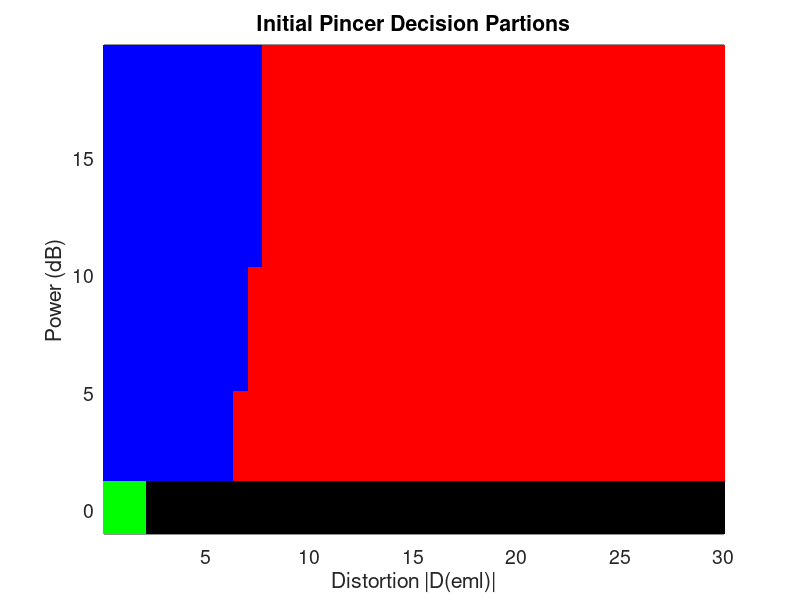

The MATLAB script that drew this image: (Note: this script raises an error after producing the figure.)
% create the evalution grid & evalate p(zk)incer
% Author: Jason Gross
%clc; clear; close all;
%load pincerMonteCarloData11.mat
costType=1; % variable cost in theta 2, fixed 1, misclass 0
SAVEFIGS=0;
tau_eml=0.3;
power=-1.2:.35:20;
deml=0:.35:40;
[demlR,powerR]=meshgrid(deml,power);

% start a reasonable partition based on visual
% inspection of the scatter plot for initial deicison

% clean D=>[0,4) P=>[-1,1)
% multipath D=>[4,11] P=>[-1,1)
% jam  D=>[0,4) P=>[1,20]
% spoof D=>[4,35] P=>[1,20] && D=>[11,35] P=>[-1,1]

pincerDecision=zeros(size(demlR));
for i=1:length(power)
    for j=1:length(deml)
        if(power(i)<1 && deml(j)<2)
            pincerDecision(i,j)=1;
        elseif (power(i)<1)
            if(deml(j)>=2 && deml(j)<15)
                pincerDecision(i,j)=2;
            else
                pincerDecision(i,j)=2;
            end
        elseif (power(i)>=1 && power(i)<=5 && deml(j)>=6)
            pincerDecision(i,j)=3;
        elseif (power(i)>=5 && power(i)<=10 && deml(j)>=7)
            pincerDecision(i,j)=3;
        elseif (power(i)>=10 && deml(j)>=7.5)
            pincerDecision(i,j)=3;
        else
            pincerDecision(i,j)=4;
        end
    end
end

mymap=[0 1 0; 0 0 0; 1 0 0; 0 0 1];

figure

colormap(mymap);
h=pcolor(deml,power,pincerDecision);
set(h, 'EdgeColor', 'none');
xlabel('Distortion |D(eml)|')
ylabel('Power (dB)')
xlim([.05 30])
ylim([-1 19.8])
set(gca,'FontSize',14)
title('Initial Pincer Decision Partions')


%  go through all the simulated observations and determine the grid
%  location, or GridKey.  Keeping track of these will speed up the cost
%  optimzation
dataKeys=zeros(Np,Nm);
powerSimObs=zeros(Np,Nm);
demlSimObs=zeros(Np,Nm);
thetas=zeros(Np,Nm);

deltaThetas=zeros(Np,Nm);
deltaTaus=zeros(Np,Nm);
etadBs=zeros(Np,Nm);

for i=1:Np
    for j=1:Nm
        PLinNoisey= 10^(pincerObsOut(i,j).P/10);
        P_WRT_Nom=10*log10(PLinNoisey/PNomLin);
        p=P_WRT_Nom;
        d=norm(pincerObsOut(i,j).d);
        
        [c powBinLocation] = min(abs(power-p));
        [c demlBinLocation] = min(abs(deml-d));
        
        % determine unique 1D key within the 2D grid
        dataKeys(i,j)=(demlBinLocation)*length(deml)+powBinLocation;
        powerSimObs(i,j)=p;
        demlSimObs(i,j)=d;
        % although there is only one unique theta per set of Nm obs
        % storing this way makes keying the data easier in the next step
        thetas(i,j)=thetaKeys(i);
        deltaThetas(i,j)=obsSimConfigs(i).Delta_theta;
        deltaTaus(i,j)=obsSimConfigs(i).Delta_tau;
        etadBs(i,j)=obsSimConfigs(i).etadB;
        
    end
end

% go through all sim obs & determine the cost of the sim obs and all other sim obs of the same key
% also check cost if other hypotheses were accepted
% would the cost be reduced by accepting a different hypothesis. If so, change the
% deicison.  for efficiency, keep track of the keys that have been checked

keysAlreadyChecked=[];
changedDecisionIndex=1;
if(SAVEFIGS)
    figSaveStr=sprintf('pincerDec%08d.png',changedDecisionIndex);
    saveas(gcf,figSaveStr);
end
costChange=0;
firstIteration=1;
lastPincerDecision=pincerDecision;
while(sum(sum(pincerDecision-lastPincerDecision))~=0 || firstIteration==1 )
    firstIteration=0;
    lastPincerDecision=pincerDecision;
    for i=1:Np
        for j=1:Nm
            key=dataKeys(i,j);
            % only check each grid key once
            if find(key==keysAlreadyChecked)
                continue
            end
            % determine if on a decision boundary, if not, continue
            
            onDecisionBoundary=0;
            powLoc=mod(key,length(deml));
            
            demlLoc=floor((key)/length(deml));
            if((demlLoc>1))&& (demlLoc<length(deml)) &&( (powLoc>1)&&(powLoc<length(power)))
                % disp('Here')
                if powLoc<length(power)
                    if(pincerDecision(powLoc,demlLoc)~=pincerDecision(powLoc+1,demlLoc))
                        onDecisionBoundary=1;
                    end
                end
                if powLoc<length(power) && demlLoc<length(deml)
                    if (pincerDecision(powLoc,demlLoc)~=pincerDecision(powLoc+1,demlLoc+1))
                        onDecisionBoundary=1;
                    end
                end
                if(demlLoc<length(deml))
                    if (pincerDecision(powLoc,demlLoc)~=pincerDecision(powLoc,demlLoc+1))
                        onDecisionBoundary=1;
                    end
                end
                if(powLoc>1)
                    if (pincerDecision(powLoc,demlLoc)~=pincerDecision(powLoc-1,demlLoc))
                        onDecisionBoundary=1;
                    end
                end
                if(demlLoc>1)
                    if (pincerDecision(powLoc,demlLoc)~=pincerDecision(powLoc,demlLoc-1))
                        onDecisionBoundary=1;
                    end
                end
                if(demlLoc>1 && powLoc>1)
                    if (pincerDecision(powLoc,demlLoc)~=pincerDecision(powLoc-1,demlLoc-1))
                        onDecisionBoundary=1;
                    end
                end
                if(powLoc<length(power) && demlLoc>1)
                    if (pincerDecision(powLoc,demlLoc)~=pincerDecision(powLoc+1,demlLoc-1))
                        onDecisionBoundary=1;
                    end
                end
                if(powLoc>1 && demlLoc<length(deml))
                    if (pincerDecision(powLoc,demlLoc)~=pincerDecision(powLoc-1,demlLoc+1))
                        onDecisionBoundary=1;
                    end
                end
            end
            if(onDecisionBoundary==0)
                continue
            else
                disp('Evaluating')
            end
            
            keysAlreadyChecked=[keysAlreadyChecked key];
            
            % evaluate cost of current decision and all the others
            % for this grid key
            decisionOfGridKey=interp2(demlR,powerR,pincerDecision,...
                demlSimObs(i,j),powerSimObs(i,j),'nearest');
            
            thetasInGridKey=thetas(dataKeys==key);
            etadBsinGridKey=etadBs(dataKeys==key);
            deltaTauIAsInGridKey=deltaTaus(dataKeys==key);
            deltaThetaIAsInGridKey=deltaThetas(dataKeys==key);
            
            currentCost=0;
            otherDecisions=find([1,2,3,4]~=decisionOfGridKey);
            otherDecisionCosts=[0,0,0];
            
            for k=1:length(thetasInGridKey)
                %% this constant cost mat is what will need to be made variable
                currentCost=currentCost+pincerCostFunction(decisionOfGridKey,...
                    thetasInGridKey(k)+1, etadBsinGridKey(k) ,deltaTauIAsInGridKey(k), ...
                    deltaThetaIAsInGridKey(k),tau_eml,costType);
                
                for l=1:length(otherDecisions)
                    otherDecisionCosts(l)=otherDecisionCosts(l)+pincerCostFunction(otherDecisions(l),...
                        thetasInGridKey(k)+1,etadBsinGridKey(k) ,...
                        deltaTauIAsInGridKey(k), deltaThetaIAsInGridKey(k),tau_eml,costType);
                end
            end
            
            % determine if cost can be reduced, if so, accept lowest cost
            if(sum(otherDecisionCosts<currentCost))
                newDecision=otherDecisions(otherDecisionCosts==min(otherDecisionCosts));
                disp([j,i])
                % get grid location from key
                
                powLoc=mod(key,length(deml));
                %powLoc=powBinLoc+1;
                demlLoc=floor((key)/length(deml));
                
                %disp('Loc')
                %disp([demlLoc powLoc])
                pincerDecision(powLoc,demlLoc)=newDecision(1);
                changedDecisionIndex=changedDecisionIndex+1;
                %save the cost improvement history for plotting
                costChange(changedDecisionIndex)=costChange(changedDecisionIndex-1)+...
                    (currentCost-min(otherDecisionCosts));
                
                colormap(mymap);
                h=pcolor(deml,power,pincerDecision);
                set(h, 'EdgeColor', 'none');
                xlabel('Distortion |D(eml)|')
                ylabel('Power (dB)')
                xlim([.05 30])
                set(gca,'FontSize',14)
                if(SAVEFIGS)
                    figSaveStr=sprintf('pincerDec%08d.png',changedDecisionIndex);
                    saveas(gcf,figSaveStr);
                end
            end
        end
    end
end




